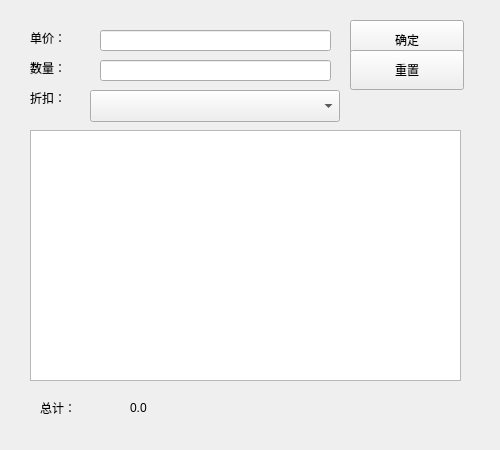
<?xml version="1.0" encoding="UTF-8"?>
<ui version="4.0">
 <class>Form</class>
 <widget class="QWidget" name="Form">
  <property name="geometry">
   <rect>
    <x>0</x>
    <y>0</y>
    <width>500</width>
    <height>450</height>
   </rect>
  </property>
  <property name="windowTitle">
   <string>Form</string>
  </property>
  <widget class="QLabel" name="label">
   <property name="geometry">
    <rect>
     <x>30</x>
     <y>30</y>
     <width>59</width>
     <height>16</height>
    </rect>
   </property>
   <property name="text">
    <string>单价：</string>
   </property>
  </widget>
  <widget class="QLabel" name="label_2">
   <property name="geometry">
    <rect>
     <x>30</x>
     <y>60</y>
     <width>59</width>
     <height>16</height>
    </rect>
   </property>
   <property name="text">
    <string>数量：</string>
   </property>
  </widget>
  <widget class="QLineEdit" name="txtPrice">
   <property name="geometry">
    <rect>
     <x>100</x>
     <y>30</y>
     <width>231</width>
     <height>21</height>
    </rect>
   </property>
   <property name="text">
    <string/>
   </property>
  </widget>
  <widget class="QLineEdit" name="txtNum">
   <property name="geometry">
    <rect>
     <x>100</x>
     <y>60</y>
     <width>231</width>
     <height>21</height>
    </rect>
   </property>
  </widget>
  <widget class="QPushButton" name="btnOK">
   <property name="geometry">
    <rect>
     <x>350</x>
     <y>20</y>
     <width>114</width>
     <height>40</height>
    </rect>
   </property>
   <property name="text">
    <string>确定</string>
   </property>
  </widget>
  <widget class="QPushButton" name="btnReset">
   <property name="geometry">
    <rect>
     <x>350</x>
     <y>50</y>
     <width>114</width>
     <height>40</height>
    </rect>
   </property>
   <property name="text">
    <string>重置</string>
   </property>
  </widget>
  <widget class="QLabel" name="label_3">
   <property name="geometry">
    <rect>
     <x>40</x>
     <y>400</y>
     <width>59</width>
     <height>16</height>
    </rect>
   </property>
   <property name="text">
    <string>总计：</string>
   </property>
  </widget>
  <widget class="QLabel" name="lblResult">
   <property name="geometry">
    <rect>
     <x>130</x>
     <y>400</y>
     <width>341</width>
     <height>16</height>
    </rect>
   </property>
   <property name="text">
    <string>0.0</string>
   </property>
   <property name="textFormat">
    <enum>Qt::PlainText</enum>
   </property>
  </widget>
  <widget class="QListWidget" name="lbxList">
   <property name="geometry">
    <rect>
     <x>30</x>
     <y>130</y>
     <width>431</width>
     <height>251</height>
    </rect>
   </property>
  </widget>
  <widget class="QLabel" name="label_4">
   <property name="geometry">
    <rect>
     <x>30</x>
     <y>90</y>
     <width>59</width>
     <height>16</height>
    </rect>
   </property>
   <property name="text">
    <string>折扣：</string>
   </property>
  </widget>
  <widget class="QComboBox" name="cbxType">
   <property name="geometry">
    <rect>
     <x>90</x>
     <y>90</y>
     <width>250</width>
     <height>32</height>
    </rect>
   </property>
  </widget>
 </widget>
 <resources/>
 <connections>
  <connection>
   <sender>btnOK</sender>
   <signal>clicked()</signal>
   <receiver>btnOK</receiver>
   <slot>click()</slot>
   <hints>
    <hint type="sourcelabel">
     <x>406</x>
     <y>39</y>
    </hint>
    <hint type="destinationlabel">
     <x>406</x>
     <y>39</y>
    </hint>
   </hints>
  </connection>
 </connections>
</ui>
